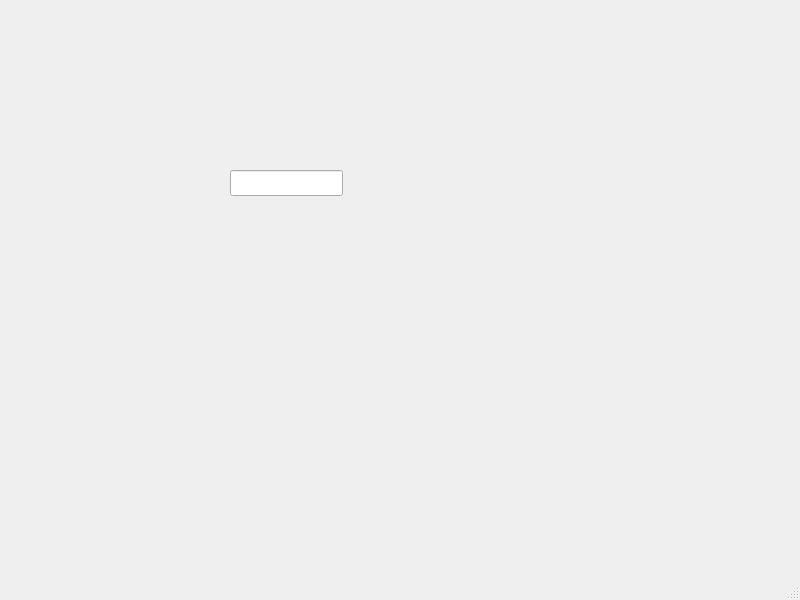
<?xml version="1.0" encoding="UTF-8"?>
<ui version="4.0">
 <class>MainWindow</class>
 <widget class="QMainWindow" name="MainWindow">
  <property name="geometry">
   <rect>
    <x>0</x>
    <y>0</y>
    <width>800</width>
    <height>600</height>
   </rect>
  </property>
  <property name="windowTitle">
   <string>MainWindow</string>
  </property>
  <widget class="QWidget" name="centralwidget">
   <widget class="QLineEdit" name="first_number">
    <property name="geometry">
     <rect>
      <x>230</x>
      <y>170</y>
      <width>113</width>
      <height>26</height>
     </rect>
    </property>
   </widget>
  </widget>
  <widget class="QMenuBar" name="menubar">
   <property name="geometry">
    <rect>
     <x>0</x>
     <y>0</y>
     <width>800</width>
     <height>23</height>
    </rect>
   </property>
  </widget>
  <widget class="QStatusBar" name="statusbar"/>
 </widget>
 <resources/>
 <connections/>
</ui>
